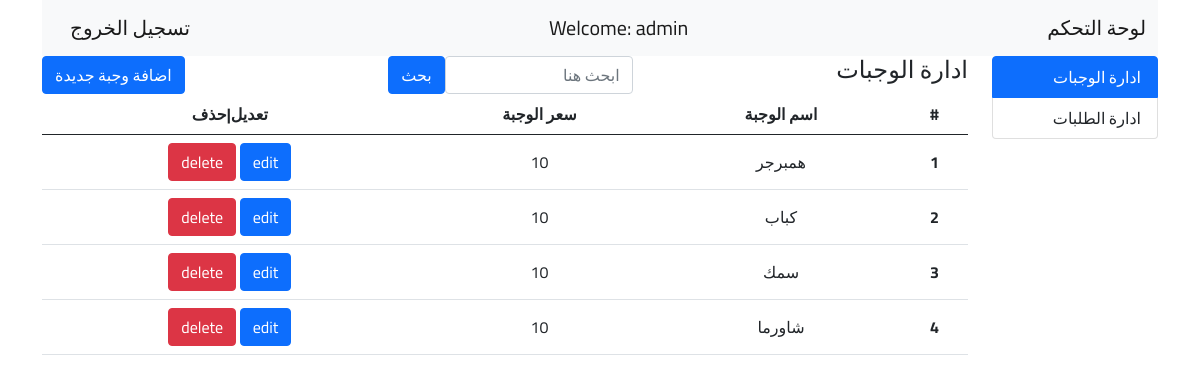
Page /admin/food_meals_mangment.php (signed in) on the committed database.
### tables this page shows
CREATE TABLE `food_menu` (
  `id` int(11) NOT NULL,
  `name` varchar(50) NOT NULL,
  `price` int(50) NOT NULL,
  `details` varchar(255) NOT NULL,
  `image` varchar(255) NOT NULL
);

### admin/food_meals_mangment.php (the view, shortened to what this page needs)
<!DOCTYPE html>
<html lang="ar" dir="rtl">
<head>
    <link rel="stylesheet" href="https://cdnjs.cloudflare.com/ajax/libs/animate.css/4.1.1/animate.min.css" />
    <link rel="stylesheet" href="../css/bootstrap.rtl.css">
</head>
<body>
    <div class="container">
        <nav class="navbar navbar-light bg-light animate__animated animate__fadeInDown">
            <div class="container-fluid">
                <a class="navbar-brand">لوحة التحكم</a>
                <a class="navbar-brand"><?php echo 'Welcome: ' . $_SESSION['user']; ?></a>
                <a href="logout.php" class="navbar-brand">تسجيل الخروج</a>
            </div>
        </nav>
        <div class="row">
            <div class="col-2 animate__animated animate__fadeInRight">
                <div class="list-group">
                    <a href="food_meals_mangment.php" class="list-group-item list-group-item-action active">ادارة
                        الوجبات</a>
                    <a href="order_list_mangment.php" class="list-group-item list-group-item-action">ادارة الطلبات</a>
                </div>
            </div>
            <div class="col-10 animate__animated animate__fadeInLeft">
                <div class="d-flex justify-content-between">
                    <h4>ادارة الوجبات</h4>
                    <form action="" method="post" class="d-flex justify-content-between">
                        <input type="text" name="name" class="form-control" placeholder="ابحث هنا">
                        <button type="submit" name="submit" class="btn btn-primary">بحث</button>
                    </form>
                    <a class="btn btn-primary" href="add_meal.php">اضافة وجبة جديدة</a>
                </div>
                <table class="table text-center table-hover">
                    <thead>
                        <tr>
                            <th scope="col">#</th>
                            <th scope="col">اسم الوجبة</th>
                            <th scope="col">سعر الوجبة</th>
                            <th scope="col">تعديل|حذف</th>
                        </tr>
                    </thead>
                    <tbody>
                        <?php
                        include "config.php";
                        if (isset($_POST['submit'])) {
                            $name = $_POST['name'];
                            $sql = "select * from food_menu where name like '%$name%'";
                        } else {
                            $sql = "select * from food_menu";
                        }
                        $result = mysqli_query($conn, $sql);
                        if (mysqli_num_rows($result) > 0) {
                            foreach ($result as $key => $row) {
                                echo '
                           <tr class="align-middle">
                             <th scope="row">' . ++$key . '</th>
                             <td>' . $row['name'] . '</td>
                             <td>' . $row['price'] . '</td>
                             <td><a href="edit.php?id=' . $row['id'] . '" class="btn btn-primary">edit</a> <a href="delete.php?id=' . $row['id'] . '" class="btn btn-danger">delete</a></td>
                           </tr>
                           ';
                            }
                        } else {
                            echo '<tr class="align-middle">
                            <td colspan="5" scope="row">لا يوجد بيانات يمكن عرضها...</td>
                        </tr>';
                        }
                        ?>
                    </tbody>
                </table>
            </div>
        </div>
    </div>
</body>
</html>

### admin/food_meals_mangment.php (style rules this page uses)
body { font-family: 'Cairo', sans-serif; }

### rows in the picture
food_menu: name "همبرجر", price "10"
food_menu: name "كباب", price "10"
food_menu: name "سمك", price "10"
food_menu: name "شاورما", price "10"

### other values in the picture
$_SESSION['user'] "admin"
